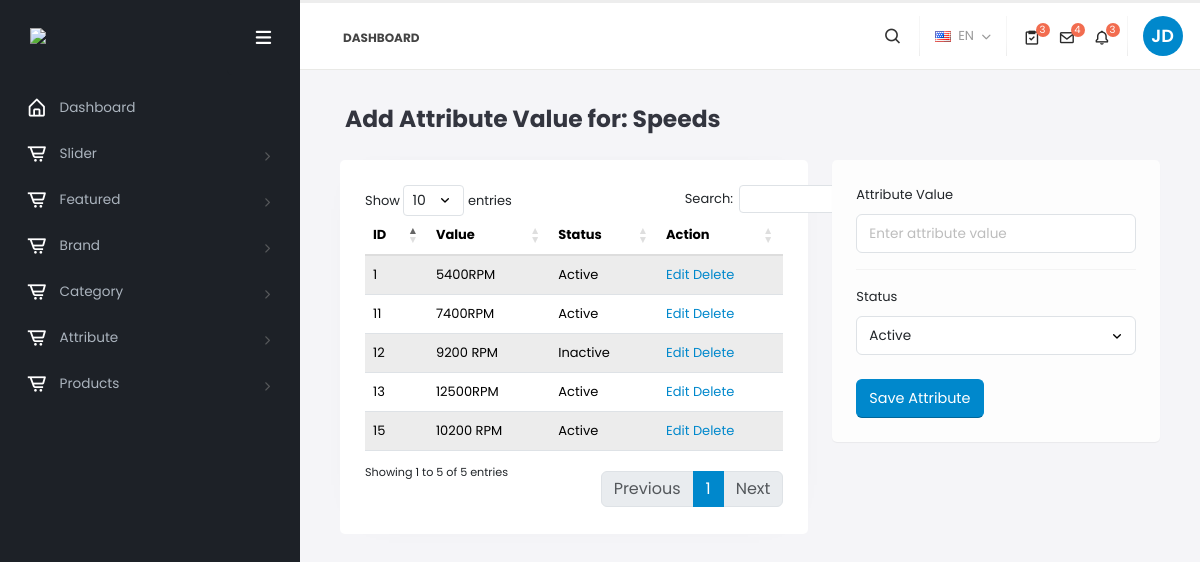
Screenshot of /admin/addattrvalue.php?attribute_id=1 (signed in) with the database file from the repository.
### tables this page shows
CREATE TABLE IF NOT EXISTS `attribute` (
  `id` int NOT NULL AUTO_INCREMENT,
  `name` varchar(100) NOT NULL,
  `type` varchar(50) NOT NULL,
  `isActive` int DEFAULT '0',
  `create_at` timestamp NULL DEFAULT CURRENT_TIMESTAMP,
  PRIMARY KEY (`id`)
);

CREATE TABLE IF NOT EXISTS `attr_value` (
  `id` int NOT NULL AUTO_INCREMENT,
  `attr_id` int NOT NULL,
  `value` varchar(255) DEFAULT NULL,
  `isActive` int NOT NULL DEFAULT '0',
  `create_at` timestamp NULL DEFAULT CURRENT_TIMESTAMP,
  PRIMARY KEY (`id`)
);

### admin/config/db.php (called while the page is built, shortened)
<?php
class Db
{
    protected $dbName = 'ecoomercex';
    protected $dbHost = 'localhost';
    protected $dbUser = 'root';
    protected $dbPass = '';
    public function __construct()
    {
        $Dsn = "mysql:host=" . $this->dbHost . ';dbname=' . $this->dbName;
        try {
            $this->dbHandler = new PDO($Dsn, $this->dbUser, $this->dbPass);
        } catch (Exception $e) {
            $msg = $e->getMessage();
            echo '<script> alert("Could not Establish A Database Connection. Due to the following reason: ' . $msg . '"); </script>';
        }
    }
}

### admin/addattrvalue.php (the view, shortened to what this page needs)
<?php
include_once('./partials/meta.php');
include_once('./config/db.php');
$db = new Db();
if ($_SESSION['data']['email'] != null && $_SESSION['data']['login'] == true) {
    if (isset($_REQUEST['attribute_id'])) {
        $sql2 = "SELECT * FROM attribute WHERE id = ? ";
        $stmt2 = $db->dbHandler->prepare($sql2);
        $stmt2->bindParam(1, $_REQUEST['attribute_id']);
        $stmt2->execute();
        $attribute = $stmt2->fetch(PDO::FETCH_ASSOC);
    }
    $sql3 = "SELECT * FROM attr_value where attr_id = ?";
    $stmt3 = $db->dbHandler->prepare($sql3);
    $stmt3->bindParam(1, $_REQUEST['attribute_id']);
    $stmt3->execute();
    $attr_values = $stmt3->fetchAll(PDO::FETCH_ASSOC);
?>
    <section class="body">
        <?php include_once('./partials/header.php'); ?>
        <div class="inner-wrapper">
            <?php include_once('./partials/sidebar.php'); ?>
            <section role="main" class="content-body content-body-modern">
                <header class="page-header page-header-left-inline-breadcrumb">
                    <h2 class="font-weight-bold text-6">Add Attribute Value for: <?= $attribute['name'] ?></h2>
                </header>
                <div class="row">
                    <div class="col-lg-7">
                        <div class="card card-modern">
                            <div class="card-body">
                                <table class="table table-ecommerce-simple table-striped mb-0" id="datatable">
                                    <thead>
                                        <tr>
                                            <th>ID</th>
                                            <th>Value</th>
                                            <th>Status</th>
                                            <th>Action</th>
                                        </tr>
                                    </thead>
                                    <tbody>
                                        <?php
                                        foreach ($attr_values as $items) {
                                        ?>
                                            <tr>
                                                <td><?= $items['id']; ?></td>
                                                <td><?= $items['value']; ?></td>
                                                <td>
                                                    <?php
                                                    if ($items['isActive'] == 1) {
                                                        echo "Active";
                                                    } else {
                                                        echo "Inactive";
                                                    }
                                                    ?>
                                                </td>
                                                <td><a href="editattrvlue.php?edit_attribute_id=<?= $items['id']; ?>">Edit</a>
                                                    <a href="#">Delete</a>
                                                </td>
                                            </tr>
                                        <?php
                                        }
                                        ?>
                                    </tbody>
                                </table>
                            </div>
                        </div>
                    </div>
                    <div class="col-lg-5 mx-auto">
                        <section class="card">
                            <div class="card-body p-4">
                                <form action="" method="post">
                                    <div class="form-group mb-3">
                                        <label for="value" class="form-label">Attribute Value</label>
                                        <input type="text" name="value" id="value" class="form-control" placeholder="Enter attribute value" required value="">
                                    </div>
                                    <div class="form-group mb-4">
                                        <label for="isActive" class="form-label">Status</label>
                                        <select name="isActive" id="isActive" class="form-control">
                                            <option value="1">Active</option>
                                        </select>
                                    </div>
                                    <button type="submit" name="submit" class="btn btn-primary">Save Attribute</button>
                                </form>
                            </div>
                        </section>
                    </div>
                </div>
            </section>
        </div>
    </section>
    <?php include_once('./partials/footer.php'); ?>
<?php
} else {
    header('Location: http://localhost/ecoomercex/admin/login.php');
    exit;
}
?>

### admin/assets/css/layouts/modern.css (style rules this page uses)
html.modern html, html.modern body { background: #f5f5f8; }
html.modern body { font-family: "Poppins", sans-serif; }
html.modern.fixed .page-header { top: 69px; }

### admin/assets/css/skins/default.css (style rules this page uses)
.page-header h2 { border-bottom-color: #0088CC; }
html .btn-primary { background-color: #0088CC; border-color: #0088CC #0088CC #006699; color: #FFF; }

### rows the page displays
attribute: name "Speeds"
attr_value: id "1", value "5400RPM", isActive "Active"
attr_value: id "11", value "7400RPM", isActive "Active"
attr_value: id "12", value "9200 RPM", isActive "Inactive"
attr_value: id "13", value "12500RPM", isActive "Active"
attr_value: id "15", value "10200 RPM", isActive "Active"
